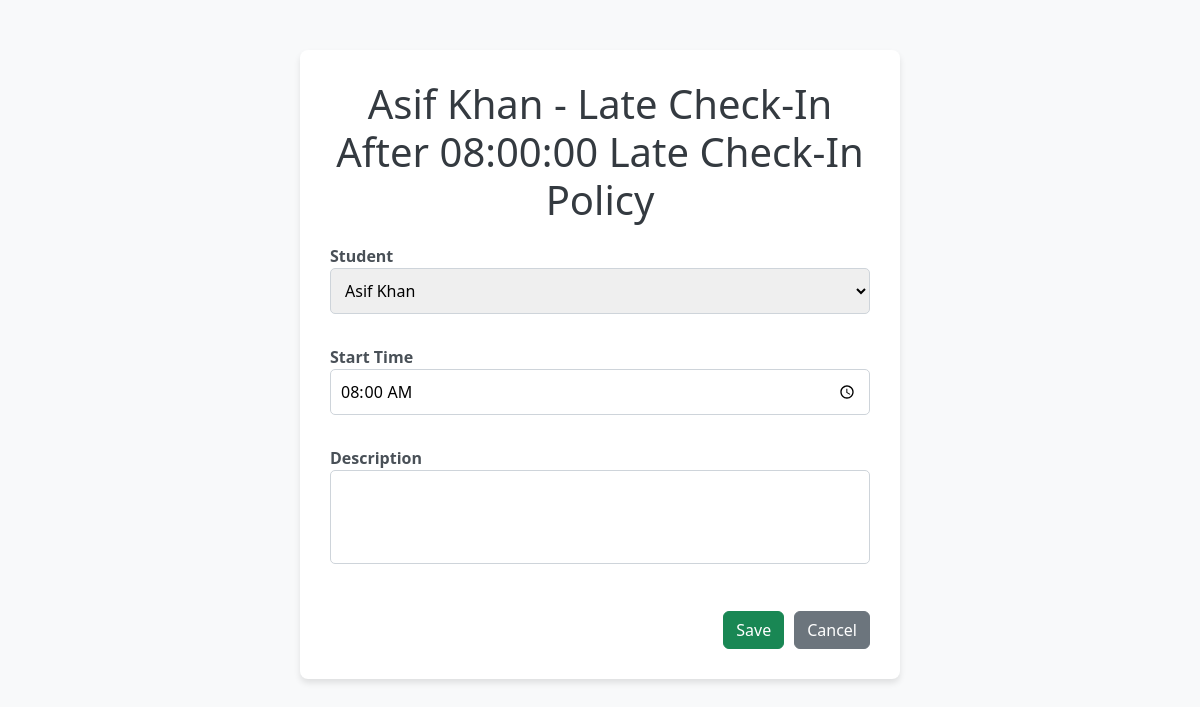
The app's page /late-checkin-policies/10/update/ (signed in) with its own data.
### app1/models.py (models this page shows)
class LateCheckInPolicy(models.Model):
    student = models.OneToOneField(Student, on_delete=models.CASCADE, related_name="late_checkin_policy")
    def get_default_start_time():
        return time(8, 0)  # Default time as 8:00 AM
    start_time = models.TimeField(default=get_default_start_time)
    description = models.CharField(max_length=255, blank=True, null=True)
    def __str__(self):
        return f"{self.student.name} - Late Check-In After {self.start_time}"

class Student(models.Model):
    user = models.OneToOneField(User, on_delete=models.CASCADE, related_name="student_profile")
    name = models.CharField(max_length=255)
    email = models.EmailField(max_length=255)
    phone_number = models.CharField(max_length=15)
    student_class = models.CharField(max_length=100)
    image = models.ImageField(upload_to='students/')
    authorized = models.BooleanField(default=False)
    roll_no = models.CharField(max_length=20)
    address = models.TextField()
    date_of_birth = models.DateField()
    joining_date = models.DateField()
    mother_name = models.CharField(max_length=255)
    father_name = models.CharField(max_length=255)
    def __str__(self):
        return self.name

### app1/views.py (the view)
# urls.py: path('late-checkin-policies/<int:policy_id>/update/',views.update_late_checkin_policy, name='update_late_checkin_policy'),
@staff_member_required
def update_late_checkin_policy(request, policy_id):
    policy = get_object_or_404(LateCheckInPolicy, id=policy_id)
    if request.method == 'POST':
        form = LateCheckInPolicyForm(request.POST, instance=policy)
        if form.is_valid():
            form.save()
            messages.success(request, "Late check-in policy updated successfully!")
            return redirect('late_checkin_policy_list')
    else:
        form = LateCheckInPolicyForm(instance=policy)
    return render(request, 'latecheckinpolicy_form.html', {'form': form, 'policy': policy})

### app1/forms.py (shortened to what this page needs)
class LateCheckInPolicyForm(forms.ModelForm):
    class Meta:
        model = LateCheckInPolicy
        fields = ['student', 'start_time', 'description']
        widgets = {
            'start_time': forms.TimeInput(format='%H:%M', attrs={'type': 'time'}),
            'description': forms.Textarea(attrs={'rows': 3}),
        }

### templates/latecheckinpolicy_form.html (shortened to what this page needs)
<!DOCTYPE html>
<html lang="en">
<head>
    <link href="https://cdn.jsdelivr.net/npm/bootstrap@5.3.0-alpha3/dist/css/bootstrap.min.css" rel="stylesheet">
</head>
<body>
    <div class="container">
        <h1>{{ policy|default:"Create" }} Late Check-In Policy</h1>
        <form method="post">
            <div class="mb-3">
                <label for="id_student">Student</label>
                {{ form.student }}
            </div>
            <div class="mb-3">
                <label for="id_start_time">Start Time</label>
                {{ form.start_time }}
            </div>
            <div class="mb-3">
                <label for="id_description">Description</label>
                {{ form.description }}
            </div>
            <div class="d-flex justify-content-end">
                <button type="submit" class="btn btn-success">Save</button>
                <a href="{% url 'late_checkin_policy_list' %}" class="btn btn-secondary">Cancel</a>
            </div>
        </form>
    </div>
</body>
</html>

### templates/latecheckinpolicy_form.html (style rules this page uses)
body { background-color: #f8f9fa; }
.container { margin-top: 50px; max-width: 600px; background: #ffffff; padding: 30px; border-radius: 8px; box-shadow: 0 4px 6px rgba(0, 0, 0, 0.1); }
h1 { text-align: center; color: #343a40; margin-bottom: 20px; }
label { font-weight: bold; color: #495057; }
input[type="time"], textarea, select { border-radius: 5px; border: 1px solid #ced4da; padding: 10px; width: 100%; margin-bottom: 15px; }
textarea { resize: none; }
.btn { margin-top: 10px; }
.btn-secondary { margin-left: 10px; }

### records on screen
LateCheckInPolicy: student+start_time "Asif Khan - Late Check-In After 08:00:00", student "Asif Khan", start_time "08:00"
